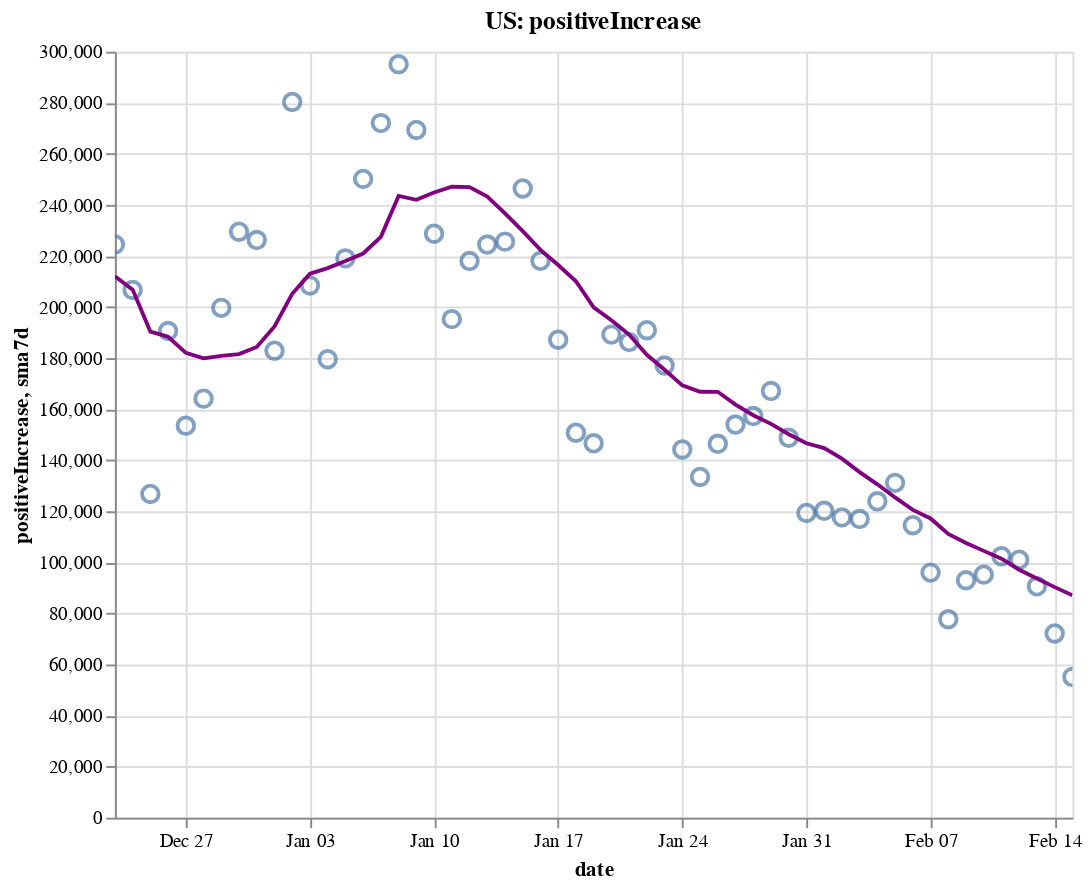

The notebook cell this image was saved under:
### Code cell
create_plot(us, 'positiveIncrease')

### Figure 1 — Vega-Lite specification as saved in the notebook (floating-point values rounded to 4 significant figures)
{"config": {"view": {"continuousWidth": 400, "continuousHeight": 300}}, "layer": [{"layer": [{"mark": {"type": "point", "size": 75}, "encoding": {"tooltip": [{"type": "temporal", "field": "date"}, {"type": "quantitative", "field": "positiveIncrease"}, {"type": "quantitative", "field": "sma7d"}], "x": {"type": "temporal", "field": "date"}, "y": {"type": "quantitative", "field": "positiveIncrease"}}, "selection": {"selector002": {"type": "interval", "bind": "scales", "encodings": ["x", "y"]}}}, {"mark": {"type": "line", "color": "purple"}, "encoding": {"x": {"type": "temporal", "field": "date"}, "y": {"type": "quantitative", "field": "sma7d"}}}]}, {"mark": {"type": "rule", "color": "#aaa"}, "encoding": {"x": {"type": "temporal", "field": "date"}}, "transform": [{"filter": {"selection": "selector001"}}]}, {"mark": "circle", "encoding": {"opacity": {"condition": {"value": 1, "selection": "selector001"}, "value": 0}, "tooltip": [{"type": "temporal", "field": "date"}, {"type": "quantitative", "field": "positiveIncrease"}, {"type": "quantitative", "field": "sma7d"}], "x": {"type": "temporal", "field": "date"}, "y": {"type": "quantitative", "field": "positiveIncrease"}}, "selection": {"selector001": {"type": "single", "encodings": ["x"], "on": "mouseover", "nearest": true, "empty": "none"}}}, {"mark": {"type": "text", "align": "left", "dx": 5, "dy": -5, "stroke": "white", "strokeWidth": 2}, "encoding": {"text": {"type": "quantitative", "field": "positiveIncrease"}, "tooltip": [{"type": "temporal", "field": "date"}, {"type": "quantitative", "field": "positiveIncrease"}, {"type": "quantitative", "field": "sma7d"}], "x": {"type": "temporal", "field": "date"}, "y": {"type": "quantitative", "field": "positiveIncrease"}}, "transform": [{"filter": {"selection": "selector001"}}]}, {"mark": {"type": "text", "align": "left", "dx": 5, "dy": -5}, "encoding": {"text": {"type": "quantitative", "field": "positiveIncrease"}, "tooltip": [{"type": "temporal", "field": "date"}, {"type": "quantitative", "field": "positiveIncrease"}, {"type": "quantitative", "field": "sma7d"}], "x": {"type": "temporal", "field": "date"}, "y": {"type": "quantitative", "field": "positiveIncrease"}}, "transform": [{"filter": {"selection": "selector001"}}]}], "data": {"name": "data-a257176778b13bd8ec026eda62847f98"}, "height": 400, "title": "US: positiveIncrease", "width": 500, "$schema": "https://vega.github.io/schema/vega-lite/v4.8.1.json", "datasets": {"data-a257176778b13bd8ec026eda62847f98": [{"date": "2020-12-23T00:00:00", "totalTestResultsIncrease": 1780000.0, "positiveIncrease": 224500.0, "death": 317500.0, "deathIncrease": 3393.0, "positiveRate": 0.126, "state": "US", "sma7d": 212000.0}, {"date": "2020-12-24T00:00:00", "totalTestResultsIncrease": 1973000.0, "positiveIncrease": 206700.0, "death": 320400.0, "deathIncrease": 2958.0, "positiveRate": 0.105, "state": "US", "sma7d": 206800.0}, {"date": "2020-12-25T00:00:00", "totalTestResultsIncrease": 1416000.0, "positiveIncrease": 126800.0, "death": 322000.0, "deathIncrease": 1553.0, "positiveRate": 0.09, "state": "US", "sma7d": 190400.0}, {"date": "2020-12-26T00:00:00", "totalTestResultsIncrease": 2158000.0, "positiveIncrease": 190600.0, "death": 323400.0, "deathIncrease": 1426.0, "positiveRate": 0.088, "state": "US", "sma7d": 188400.0}, {"date": "2020-12-27T00:00:00", "totalTestResultsIncrease": 1371000.0, "positiveIncrease": 153500.0, "death": 324800.0, "deathIncrease": 1397.0, "positiveRate": 0.112, "state": "US", "sma7d": 182100.0}, {"date": "2020-12-28T00:00:00", "totalTestResultsIncrease": 1493000.0, "positiveIncrease": 164100.0, "death": 326300.0, "deathIncrease": 1490.0, "positiveRate": 0.11, "state": "US", "sma7d": 179900.0}, {"date": "2020-12-29T00:00:00", "totalTestResultsIncrease": 1322000.0, "positiveIncrease": 199700.0, "death": 329600.0, "deathIncrease": 3289.0, "positiveRate": 0.151, "state": "US", "sma7d": 180800.0}, {"date": "2020-12-30T00:00:00", "totalTestResultsIncrease": 1568000.0, "positiveIncrease": 229500.0, "death": 333500.0, "deathIncrease": 3900.0, "positiveRate": 0.146, "state": "US", "sma7d": 181600.0}, {"date": "2020-12-31T00:00:00", "totalTestResultsIncrease": 1786000.0, "positiveIncrease": 226200.0, "death": 336800.0, "deathIncrease": 3297.0, "positiveRate": 0.127, "state": "US", "sma7d": 184400.0}, {"date": "2021-01-01T00:00:00", "totalTestResultsIncrease": 1395000.0, "positiveIncrease": 182900.0, "death": 339400.0, "deathIncrease": 2592.0, "positiveRate": 0.131, "state": "US", "sma7d": 192400.0}, {"date": "2021-01-02T00:00:00", "totalTestResultsIncrease": 2104000.0, "positiveIncrease": 280300.0, "death": 341800.0, "deathIncrease": 2406.0, "positiveRate": 0.133, "state": "US", "sma7d": 205200.0}, {"date": "2021-01-03T00:00:00", "totalTestResultsIncrease": 1430000.0, "positiveIncrease": 208500.0, "death": 343300.0, "deathIncrease": 1455.0, "positiveRate": 0.146, "state": "US", "sma7d": 213000.0}, {"date": "2021-01-04T00:00:00", "totalTestResultsIncrease": 1582000.0, "positiveIncrease": 179600.0, "death": 344800.0, "deathIncrease": 1547.0, "positiveRate": 0.114, "state": "US", "sma7d": 215200.0}, {"date": "2021-01-05T00:00:00", "totalTestResultsIncrease": 1715000.0, "positiveIncrease": 219100.0, "death": 348300.0, "deathIncrease": 3484.0, "positiveRate": 0.128, "state": "US", "sma7d": 218000.0}, {"date": "2021-01-06T00:00:00", "totalTestResultsIncrease": 1638000.0, "positiveIncrease": 250200.0, "death": 352200.0, "deathIncrease": 3902.0, "positiveRate": 0.153, "state": "US", "sma7d": 221000.0}, {"date": "2021-01-07T00:00:00", "totalTestResultsIncrease": 1946000.0, "positiveIncrease": 272000.0, "death": 356300.0, "deathIncrease": 4079.0, "positiveRate": 0.14, "state": "US", "sma7d": 227500.0}, {"date": "2021-01-08T00:00:00", "totalTestResultsIncrease": 2164000.0, "positiveIncrease": 295100.0, "death": 360000.0, "deathIncrease": 3780.0, "positiveRate": 0.136, "state": "US", "sma7d": 243500.0}, {"date": "2021-01-09T00:00:00", "totalTestResultsIncrease": 2112000.0, "positiveIncrease": 269400.0, "death": 363600.0, "deathIncrease": 3537.0, "positiveRate": 0.128, "state": "US", "sma7d": 242000.0}, {"date": "2021-01-10T00:00:00", "totalTestResultsIncrease": 2025000.0, "positiveIncrease": 228700.0, "death": 365700.0, "deathIncrease": 2068.0, "positiveRate": 0.113, "state": "US", "sma7d": 244900.0}, {"date": "2021-01-11T00:00:00", "totalTestResultsIncrease": 1867000.0, "positiveIncrease": 195300.0, "death": 367400.0, "deathIncrease": 1733.0, "positiveRate": 0.105, "state": "US", "sma7d": 247100.0}, {"date": "2021-01-12T00:00:00", "totalTestResultsIncrease": 1959000.0, "positiveIncrease": 218000.0, "death": 371400.0, "deathIncrease": 4064.0, "positiveRate": 0.111, "state": "US", "sma7d": 247000.0}, {"date": "2021-01-13T00:00:00", "totalTestResultsIncrease": 1840000.0, "positiveIncrease": 224500.0, "death": 375500.0, "deathIncrease": 4087.0, "positiveRate": 0.122, "state": "US", "sma7d": 243300.0}, {"date": "2021-01-14T00:00:00", "totalTestResultsIncrease": 2044000.0, "positiveIncrease": 225600.0, "death": 379500.0, "deathIncrease": 3915.0, "positiveRate": 0.11, "state": "US", "sma7d": 236700.0}, {"date": "2021-01-15T00:00:00", "totalTestResultsIncrease": 2322000.0, "positiveIncrease": 246500.0, "death": 383100.0, "deathIncrease": 3679.0, "positiveRate": 0.106, "state": "US", "sma7d": 229700.0}, {"date": "2021-01-16T00:00:00", "totalTestResultsIncrease": 2079000.0, "positiveIncrease": 218100.0, "death": 386800.0, "deathIncrease": 3709.0, "positiveRate": 0.105, "state": "US", "sma7d": 222400.0}, {"date": "2021-01-17T00:00:00", "totalTestResultsIncrease": 1893000.0, "positiveIncrease": 187200.0, "death": 388900.0, "deathIncrease": 2053.0, "positiveRate": 0.099, "state": "US", "sma7d": 216400.0}, {"date": "2021-01-18T00:00:00", "totalTestResultsIncrease": 2116000.0, "positiveIncrease": 150800.0, "death": 390300.0, "deathIncrease": 1395.0, "positiveRate": 0.071, "state": "US", "sma7d": 210100.0}, {"date": "2021-01-19T00:00:00", "totalTestResultsIncrease": 1728000.0, "positiveIncrease": 146600.0, "death": 392400.0, "deathIncrease": 2141.0, "positiveRate": 0.085, "state": "US", "sma7d": 199900.0}, {"date": "2021-01-20T00:00:00", "totalTestResultsIncrease": 1824000.0, "positiveIncrease": 189200.0, "death": 396800.0, "deathIncrease": 4409.0, "positiveRate": 0.104, "state": "US", "sma7d": 194900.0}, {"date": "2021-01-21T00:00:00", "totalTestResultsIncrease": 1935000.0, "positiveIncrease": 186300.0, "death": 400700.0, "deathIncrease": 3878.0, "positiveRate": 0.096, "state": "US", "sma7d": 189200.0}, {"date": "2021-01-22T00:00:00", "totalTestResultsIncrease": 2033000.0, "positiveIncrease": 190900.0, "death": 404700.0, "deathIncrease": 3980.0, "positiveRate": 0.094, "state": "US", "sma7d": 181300.0}, {"date": "2021-01-23T00:00:00", "totalTestResultsIncrease": 1968000.0, "positiveIncrease": 177100.0, "death": 408300.0, "deathIncrease": 3591.0, "positiveRate": 0.09, "state": "US", "sma7d": 175400.0}, {"date": "2021-01-24T00:00:00", "totalTestResultsIncrease": 1764000.0, "positiveIncrease": 144200.0, "death": 410200.0, "deathIncrease": 1944.0, "positiveRate": 0.082, "state": "US", "sma7d": 169300.0}, {"date": "2021-01-25T00:00:00", "totalTestResultsIncrease": 1721000.0, "positiveIncrease": 133500.0, "death": 411800.0, "deathIncrease": 1593.0, "positiveRate": 0.078, "state": "US", "sma7d": 166800.0}, {"date": "2021-01-26T00:00:00", "totalTestResultsIncrease": 1725000.0, "positiveIncrease": 146400.0, "death": 415600.0, "deathIncrease": 3734.0, "positiveRate": 0.085, "state": "US", "sma7d": 166800.0}, {"date": "2021-01-27T00:00:00", "totalTestResultsIncrease": 1654000.0, "positiveIncrease": 154000.0, "death": 419600.0, "deathIncrease": 4077.0, "positiveRate": 0.093, "state": "US", "sma7d": 161800.0}, {"date": "2021-01-28T00:00:00", "totalTestResultsIncrease": 1951000.0, "positiveIncrease": 157300.0, "death": 423600.0, "deathIncrease": 4011.0, "positiveRate": 0.081, "state": "US", "sma7d": 157600.0}, {"date": "2021-01-29T00:00:00", "totalTestResultsIncrease": 1952000.0, "positiveIncrease": 167100.0, "death": 427100.0, "deathIncrease": 3503.0, "positiveRate": 0.086, "state": "US", "sma7d": 154200.0}, {"date": "2021-01-30T00:00:00", "totalTestResultsIncrease": 2158000.0, "positiveIncrease": 148800.0, "death": 430100.0, "deathIncrease": 2982.0, "positiveRate": 0.069, "state": "US", "sma7d": 150200.0}, {"date": "2021-01-31T00:00:00", "totalTestResultsIncrease": 1716000.0, "positiveIncrease": 119400.0, "death": 432200.0, "deathIncrease": 2059.0, "positiveRate": 0.07, "state": "US", "sma7d": 146600.0}, {"date": "2021-02-01T00:00:00", "totalTestResultsIncrease": 1634000.0, "positiveIncrease": 120200.0, "death": 433800.0, "deathIncrease": 1562.0, "positiveRate": 0.074, "state": "US", "sma7d": 144700.0}, {"date": "2021-02-02T00:00:00", "totalTestResultsIncrease": 1403000.0, "positiveIncrease": 117600.0, "death": 437200.0, "deathIncrease": 3486.0, "positiveRate": 0.084, "state": "US", "sma7d": 140600.0}, {"date": "2021-02-03T00:00:00", "totalTestResultsIncrease": 1443000.0, "positiveIncrease": 117000.0, "death": 440900.0, "deathIncrease": 3685.0, "positiveRate": 0.081, "state": "US", "sma7d": 135300.0}, {"date": "2021-02-04T00:00:00", "totalTestResultsIncrease": 1678000.0, "positiveIncrease": 123900.0, "death": 446100.0, "deathIncrease": 5212.0, "positiveRate": 0.074, "state": "US", "sma7d": 130600.0}, {"date": "2021-02-05T00:00:00", "totalTestResultsIncrease": 1879000.0, "positiveIncrease": 131100.0, "death": 449700.0, "deathIncrease": 3543.0, "positiveRate": 0.07, "state": "US", "sma7d": 125400.0}, {"date": "2021-02-06T00:00:00", "totalTestResultsIncrease": 1882000.0, "positiveIncrease": 114600.0, "death": 452700.0, "deathIncrease": 2994.0, "positiveRate": 0.061, "state": "US", "sma7d": 120500.0}, {"date": "2021-02-07T00:00:00", "totalTestResultsIncrease": 1498000.0, "positiveIncrease": 95990.0, "death": 454100.0, "deathIncrease": 1475.0, "positiveRate": 0.064, "state": "US", "sma7d": 117200.0}, {"date": "2021-02-08T00:00:00", "totalTestResultsIncrease": 1434000.0, "positiveIncrease": 77740.0, "death": 455500.0, "deathIncrease": 1309.0, "positiveRate": 0.054, "state": "US", "sma7d": 111100.0}, {"date": "2021-02-09T00:00:00", "totalTestResultsIncrease": 1503000.0, "positiveIncrease": 92990.0, "death": 458200.0, "deathIncrease": 2795.0, "positiveRate": 0.062, "state": "US", "sma7d": 107600.0}, {"date": "2021-02-10T00:00:00", "totalTestResultsIncrease": 1393000.0, "positiveIncrease": 95190.0, "death": 461700.0, "deathIncrease": 3445.0, "positiveRate": 0.068, "state": "US", "sma7d": 104500.0}, {"date": "2021-02-11T00:00:00", "totalTestResultsIncrease": 1873000.0, "positiveIncrease": 102400.0, "death": 465600.0, "deathIncrease": 3873.0, "positiveRate": 0.055, "state": "US", "sma7d": 101400.0}, {"date": "2021-02-12T00:00:00", "totalTestResultsIncrease": 1819000.0, "positiveIncrease": 101000.0, "death": 471000.0, "deathIncrease": 5427.0, "positiveRate": 0.056, "state": "US", "sma7d": 97130.0}, {"date": "2021-02-13T00:00:00", "totalTestResultsIncrease": 1767000.0, "positiveIncrease": 90640.0, "death": 474500.0, "deathIncrease": 3467.0, "positiveRate": 0.051, "state": "US", "sma7d": 93710.0}, {"date": "2021-02-14T00:00:00", "totalTestResultsIncrease": 1434000.0, "positiveIncrease": 72160.0, "death": 475800.0, "deathIncrease": 1366.0, "positiveRate": 0.05, "state": "US", "sma7d": 90310.0}, {"date": "2021-02-15T00:00:00", "totalTestResultsIncrease": 1133000.0, "positiveIncrease": 55080.0, "death": 476600.0, "deathIncrease": 1078.0, "positiveRate": 0.049, "state": "US", "sma7d": 87070.0}]}}
